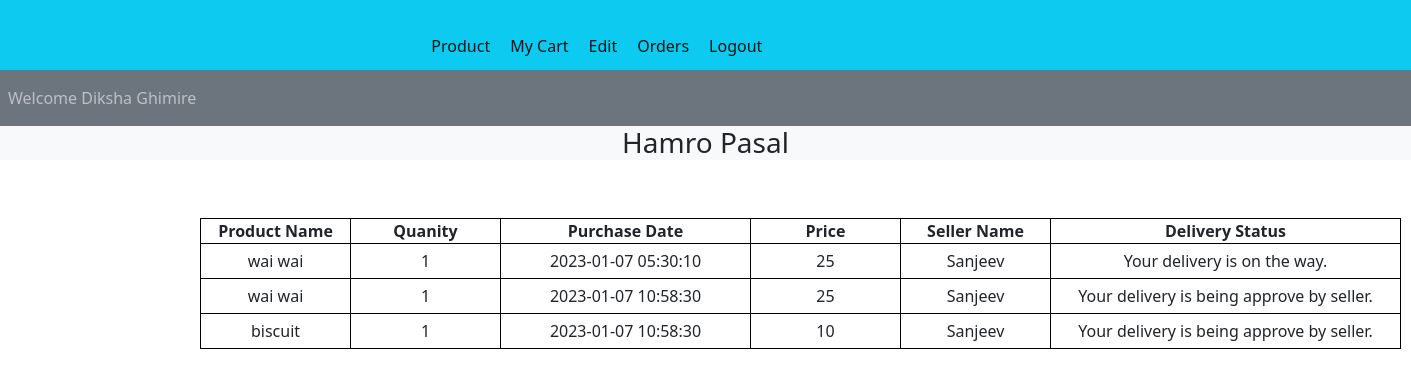
The app's page /customer/orders.php (signed in) with its own data.
### tables this page shows
CREATE TABLE `delivery` (
  `id` int(11) NOT NULL,
  `payment` int(11) DEFAULT NULL,
  `success_status` tinyint(1) DEFAULT NULL,
  `purchase_date` datetime DEFAULT NULL,
  `involved_vendors` int(11) DEFAULT NULL,
  `ready_vendors` int(11) DEFAULT NULL
);

CREATE TABLE `product` (
  `id` int(11) NOT NULL,
  `name` varchar(50) DEFAULT NULL,
  `photo` varchar(500) DEFAULT NULL,
  `seller_id` int(11) DEFAULT NULL,
  `category_id` int(11) DEFAULT NULL,
  `price` int(11) DEFAULT NULL,
  `tag` varchar(50) DEFAULT NULL,
  `quantity` int(11) DEFAULT NULL,
  `expiry_date` date DEFAULT NULL,
  `description` varchar(2000) DEFAULT NULL,
  `status` int(11) NOT NULL
);

CREATE TABLE `cart` (
  `id` int(11) NOT NULL,
  `customer_id` int(11) DEFAULT NULL,
  `seller_id` int(11) DEFAULT NULL,
  `product_id` int(11) DEFAULT NULL,
  `order_date` date DEFAULT NULL,
  `order_quantity` int(11) DEFAULT NULL,
  `total_price` int(11) DEFAULT NULL,
  `delivery_address` varchar(50) DEFAULT NULL,
  `status` tinyint(1) NOT NULL
);

CREATE TABLE `seller` (
  `id` int(11) NOT NULL,
  `name` varchar(50) NOT NULL,
  `email` varchar(50) NOT NULL,
  `password` varchar(50) NOT NULL,
  `address` varchar(100) NOT NULL,
  `contact_number` varchar(10) NOT NULL,
  `active` tinyint(1) NOT NULL,
  `status` tinyint(1) NOT NULL
);

### customer/orders.php (the view, shortened to what this page needs)
<?php
include 'nav.php';
include '../connection.php';
$customer_id=$_SESSION['customerid'];
$selectorder="SELECT delivery.id as delivery_id,delivery.purchase_date,delivery.success_status as success_status,cart.id as cart_id,cart.seller_id as sellerid,cart.total_price as price,cart.status as cartstatus,product.id as product_id,product.name as product_name, seller.name as seller_name ,cart.order_quantity as quantity,delivery.involved_vendors as involved_vendors,delivery.ready_vendors as ready_vendors from delivery RIGHT JOIN orders on delivery.id=orders.delivery_id RIGHT JOIN cart on cart.id=orders.cart_id RIGHT JOIN product on cart.product_id= product.id RIGHT JOIN seller on cart.seller_id=seller.id where cart.customer_id=$customer_id";
$selectorderquery=mysqli_query($con,$selectorder);
?>
<!DOCTYPE html>
<html>
<head>
</head>
<body>
	<div class="maincontain">
<table>
	<tr>
	<th class="space">Product Name</th>
	<th class="space">Quanity</th>
	<th class="space">Purchase Date</th>
	<th class="space">Price</th>
	<th class="space">Seller Name</th>
	<th class="space">Delivery Status</th>
</tr>
<?php foreach($selectorderquery as $value)
if(!$value['cartstatus']==0){{?>
	<tr>
		<td id="tbl_display"><?php echo $value['product_name'] ;?></td>
		<td id="tbl_display"><?php echo $value['quantity'] ;?></td>
		<td id="tbl_display_date"><?php echo $value['purchase_date'] ;?></td>
		<td id="tbl_display"><?php echo $value['price'] ;?></td>
		<td id="tbl_display"><?php echo $value['seller_name'] ;?></td>
		<td id="tbl_display_delivery"><?php
			if($value['success_status']==1){echo "Your delivery is on the way.";
		}
			 if($value['involved_vendors']!=$value['ready_vendors']) {echo "Your delivery is being approve by seller.";} ?></td>
	</tr>
	<?php }} ?>
</table>
</div>
</body>
</html>

### customer/style.css (style rules this page uses)
* { margin:0; padding: 0; box-sizing: border-box; }

### customer/orders.php (style rules this page uses)
body { overflow-x: hidden; }
table, th, td { border: 1px solid black; border-collapse: collapse; text-align: center; }
.maincontain { transform: translate(200px,50px); }
.space { max-width:150px; min-width:150px; }
#tbl_display { padding:5px; max-width:150px; min-width:150px; }
#tbl_display_delivery { padding:5px; max-width:350px; min-width:350px; }
#tbl_display_date { padding:5px; max-width:250px; min-width:250px; }

### records on screen
delivery: product.name "wai wai", cart.order_quantity "1", purchase_date "2023-01-07 05:30:10", cart.total_price "25", seller.name "Sanjeev", success_status "Your delivery is on the way."
delivery: product.name "wai wai", cart.order_quantity "1", purchase_date "2023-01-07 10:58:30", cart.total_price "25", seller.name "Sanjeev", shows "Your delivery is being approve by seller.", product.name "biscuit", cart.total_price "10"

### other values on screen
$_SESSION['customername'] "Diksha Ghimire"
